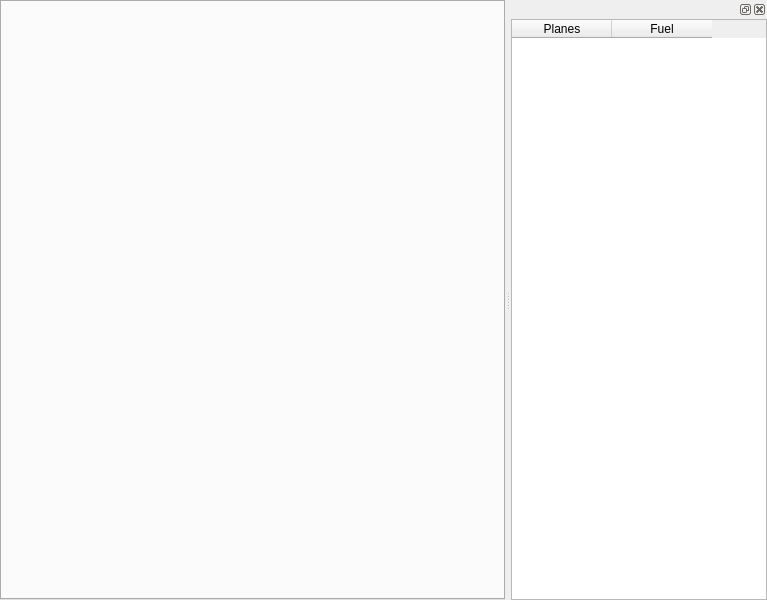
<?xml version="1.0" encoding="UTF-8"?>
<ui version="4.0">
 <class>MainWindow</class>
 <widget class="QMainWindow" name="MainWindow">
  <property name="geometry">
   <rect>
    <x>0</x>
    <y>0</y>
    <width>767</width>
    <height>600</height>
   </rect>
  </property>
  <property name="windowTitle">
   <string>Evangelion - MileHigh</string>
  </property>
  <property name="dockNestingEnabled">
   <bool>true</bool>
  </property>
  <property name="dockOptions">
   <set>QMainWindow::AllowNestedDocks|QMainWindow::AllowTabbedDocks|QMainWindow::AnimatedDocks|QMainWindow::ForceTabbedDocks</set>
  </property>
  <widget class="QWidget" name="centralwidget">
   <layout class="QHBoxLayout" name="horizontalLayout">
    <property name="spacing">
     <number>0</number>
    </property>
    <property name="leftMargin">
     <number>0</number>
    </property>
    <property name="topMargin">
     <number>0</number>
    </property>
    <property name="rightMargin">
     <number>0</number>
    </property>
    <property name="bottomMargin">
     <number>0</number>
    </property>
    <item>
     <widget class="QTabWidget" name="tabWidget"/>
    </item>
   </layout>
  </widget>
  <widget class="QDockWidget" name="dockWidget_2">
   <property name="floating">
    <bool>true</bool>
   </property>
   <property name="allowedAreas">
    <set>Qt::NoDockWidgetArea</set>
   </property>
   <attribute name="dockWidgetArea">
    <number>2</number>
   </attribute>
   <widget class="QWidget" name="dockWidgetContents_2">
    <layout class="QVBoxLayout" name="verticalLayout_2">
     <property name="spacing">
      <number>0</number>
     </property>
     <property name="leftMargin">
      <number>0</number>
     </property>
     <property name="topMargin">
      <number>0</number>
     </property>
     <property name="rightMargin">
      <number>0</number>
     </property>
     <property name="bottomMargin">
      <number>0</number>
     </property>
     <item>
      <widget class="QTableWidget" name="tableWidget">
       <column>
        <property name="text">
         <string>Planes</string>
        </property>
       </column>
       <column>
        <property name="text">
         <string>Fuel</string>
        </property>
       </column>
      </widget>
     </item>
    </layout>
   </widget>
  </widget>
 </widget>
 <resources/>
 <connections/>
</ui>
